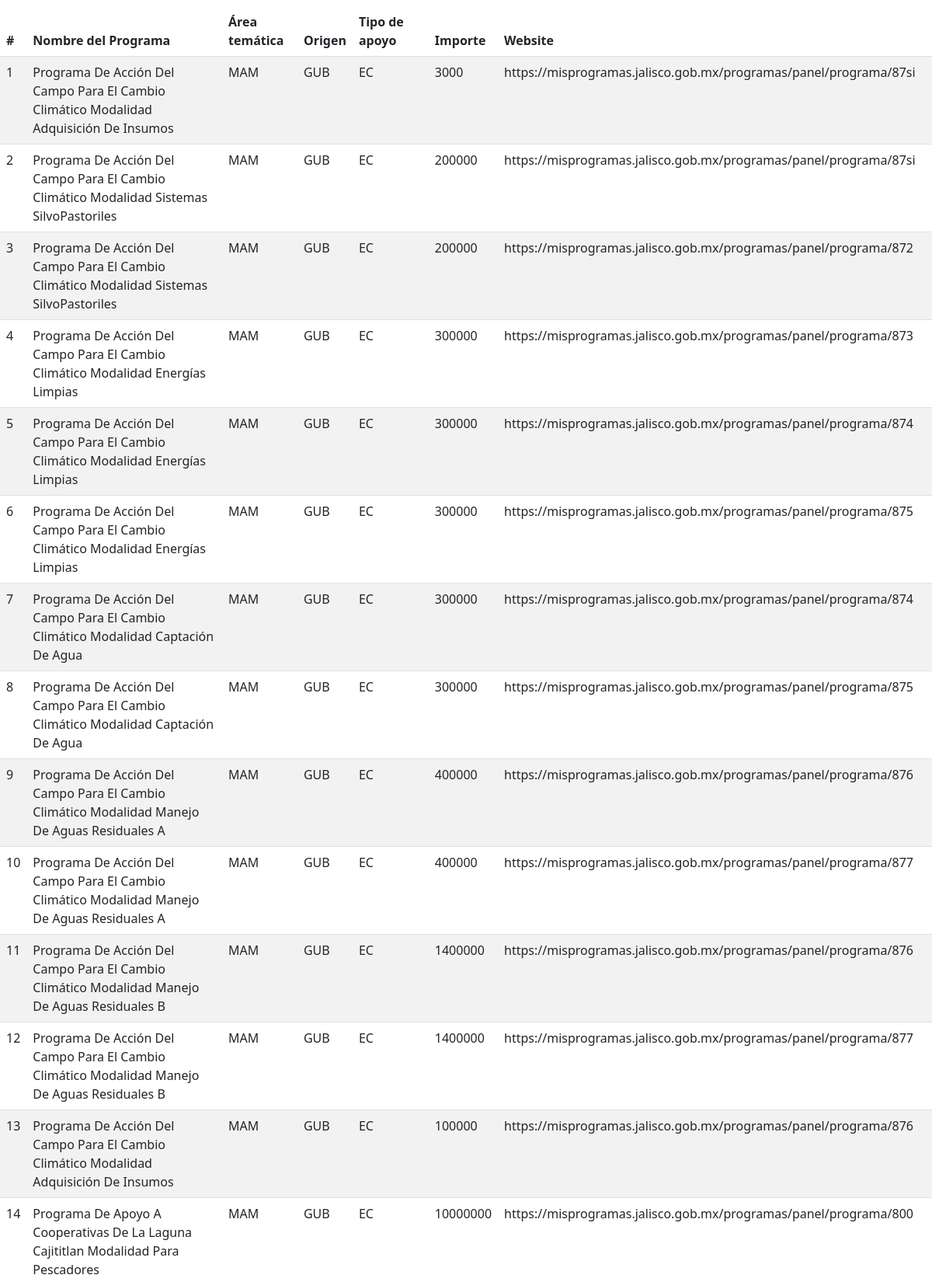
The page / (upper part) on the database its author committed.
### SistemaFuentesFinanciamiento/models.py (models this page shows)
class Fuente(models.Model):
    programa_ID = models.AutoField(primary_key=True)
    nombre_Programa = models.CharField(max_length=1000)
    class Areas(models.TextChoices):
        CYT = "CYT", _("Ciencia y tecnología")
        CUL = "CUL", _("Cultura")
        ECO = "ECO", _("Economía")
        EDU = "EDU", _("Educación")
        MAM = "MAM", _("Medio ambiente")
        MOV = "MOV", _("Movilidad")
        SAL = "SAL", _("Salud")
        SEG = "SEG", _("Seguridad pública")
        TUR = "TUR", _("Turismo")
        VIV = "VIV", _("Vivienda")
        OTR = "OTR", _("Otro")
    area_Tematica = models.CharField(
        max_length=3,
        choices=Areas.choices
    )
    nombre_Institucion = models.CharField(max_length=1000)
    descripcion_Fondo = models.CharField(max_length=1000)
    class Origen(models.TextChoices):
        INT = "INT", _("Internacional")
        GUB = "GUB", _("Gubernamental")
        PRI = "PRI", _("Privado")
        OTR = "OTR", _("Otro")
    origen = models.CharField(
        max_length=3,
        choices=Origen.choices
    )
    class Grupo_Atn(models.TextChoices):
        AYD = "AYD", _("Artistas y diseñadores")
        EST = "EST", _("Estudiantes")
        PED = "PED", _("Personal docente")
        INV = "INV", _("Investigadores, inventores y científicos")
        PG = "PG", _("Población general")
        PYC = "PYC", _("Productores y campesinos")
        PM = "PM", _("Personas mayores")
        MUJ = "MUJ", _("Mujeres")
        JOV = "JOV", _("Jóvenes")
        PCD = "PCD", _("Personas con discapacidad")
        POB = "POB", _("Personas en situación de pobreza")
        IND = "IND", _("Indígenas")
        DEP = "DEP", _("Deportistas")
        OTR = "OTR", _("Otro")
    grupo_De_Atencion = models.CharField(
        max_length=3,
        choices=Grupo_Atn.choices
    )
    class Tipo_Pob(models.TextChoices):
        AUT = "AUT", _("Autoridades")
        EMP = "EMP", _("Empresas o emprendedores")
        ONG = "ONG", _("Organizaciones no gubernamentales")
        PF = "PF", _("Personas físicas")
        PM = "PM", _("Personas morales")
        ND = "ND", _("No disponible")
        OTR = "OTR", _("Otro")
    tipo_De_Poblacion= models.CharField(
        max_length=3,
        choices=Tipo_Pob.choices
    )
    requerimientos = models.CharField(max_length=1000)
    class Apoyos(models.TextChoices):
        AT = "AT", _("Asistencia técnica")
        CP = "CP", _("Capacitación")
        CR = "CR", _("Crédito")
        EC = "EC", _("Económico")
        EN = "EN", _("En especie")
        ND = "ND", _("No disponible")
        OTR = "OTR", _("Otro")
    tipo_Apoyo = models.CharField(
        max_length=3,
        choices=Apoyos.choices
    )
    descripcion_Apoyo = models.CharField(max_length=1000)
    importe = models.IntegerField(null = True)
    maximo = models.BooleanField(null = True)
    moneda = models.CharField(max_length=3)
    class Periodos(models.TextChoices):
        DI = "DI", _("Diaria")
        SE = "SE", _("Semanal")
        QU = "QU", _("Quincenal")
        ME = "ME", _("Mensual")
        BI = "BI", _("Bimestral")
        TR = "TR", _("Trimestral")
        SM = "SM", _("Semestral")
        AN = "AN", _("Anual")
        PU = "PU", _("Pago único")
        OTR = "OTR", _("Otro")
    periodicidad = models.CharField(
        max_length=3,
        choices=Periodos.choices
    )
    convocatoria_Inicio = UnixDateTimeField(null = True)
    convocatoria_Cierre = UnixDateTimeField(null = True)
    activo = models.BooleanField(null = True)
    contacto = models.CharField(max_length=1000, default="Contacto",null = True)
    website = models.URLField(null = True)
    email = models.EmailField(null = True)
    telefono = models.CharField(max_length=1000,null = True)

### SistemaFuentesFinanciamiento/views.py (the view)
# urls.py: 2. Add a URL to urlpatterns:  path('', views.home, name='home')
def home(request):
    fuentes = Fuente.objects.all()
    return render(request, "salida.html", {"fuentes": fuentes})

### SistemaFuentesFinanciamiento/templates/salida.html (shortened to what this page needs)
<!DOCTYPE html>
<html lang="en">
    <head>
        <link href="https://cdn.jsdelivr.net/npm/bootstrap@5.3.0/dist/css/bootstrap.min.css" rel="stylesheet">
    </head>
    <body>
        <div class="table-responsive py-2">
            <table class="table table-striped">
                <thead>
                    <tr>
                        <th>#</th>
                        <th>Nombre del Programa</th>
                        <th>Área temática</th>
                        <th>Origen</th>
                        <th>Tipo de apoyo</th>
                        <th>Importe</th>
                        <th>Website</th>
                    </tr>
                </thead>
                <tbody>
                    {% for f in fuentes %}
                    <tr>
                        <td>{{forloop.counter}}</td>
                        <td>{{f.nombre_Programa}}</td>
                        <td>{{f.area_Tematica}}</td>
                        <td>{{f.origen}}</td>
                        <td>{{f.tipo_Apoyo}}</td>
                        <td>{{f.importe}}</td>
                        <td>{{f.website}}</td>
                    </tr>
                    {% endfor %}
                </tbody>
            </table>
        </div>
    </body>
</html>

### rows shown on the page
Fuente: nombre_Programa "Programa De Acción Del Campo Para El Cambio Climático Modalidad Adquisición De Insumos", area_Tematica "MAM", origen "GUB", tipo_Apoyo "EC", importe "3000", website "https://misprogramas.jalisco.gob.mx/programas/panel/programa/87si"
Fuente: nombre_Programa "Programa De Acción Del Campo Para El Cambio Climático Modalidad Sistemas SilvoPastoriles", area_Tematica "MAM", origen "GUB", tipo_Apoyo "EC", importe "200000", website "https://misprogramas.jalisco.gob.mx/programas/panel/programa/87si"
Fuente: nombre_Programa "Programa De Acción Del Campo Para El Cambio Climático Modalidad Sistemas SilvoPastoriles", area_Tematica "MAM", origen "GUB", tipo_Apoyo "EC", importe "200000", website "https://misprogramas.jalisco.gob.mx/programas/panel/programa/872"
Fuente: nombre_Programa "Programa De Acción Del Campo Para El Cambio Climático Modalidad Energías Limpias", area_Tematica "MAM", origen "GUB", tipo_Apoyo "EC", importe "300000", website "https://misprogramas.jalisco.gob.mx/programas/panel/programa/873"
Fuente: nombre_Programa "Programa De Acción Del Campo Para El Cambio Climático Modalidad Energías Limpias", area_Tematica "MAM", origen "GUB", tipo_Apoyo "EC", importe "300000", website "https://misprogramas.jalisco.gob.mx/programas/panel/programa/874"
Fuente: nombre_Programa "Programa De Acción Del Campo Para El Cambio Climático Modalidad Energías Limpias", area_Tematica "MAM", origen "GUB", tipo_Apoyo "EC", importe "300000", website "https://misprogramas.jalisco.gob.mx/programas/panel/programa/875"
Fuente: nombre_Programa "Programa De Acción Del Campo Para El Cambio Climático Modalidad Captación De Agua", area_Tematica "MAM", origen "GUB", tipo_Apoyo "EC", importe "300000", website "https://misprogramas.jalisco.gob.mx/programas/panel/programa/874"
Fuente: nombre_Programa "Programa De Acción Del Campo Para El Cambio Climático Modalidad Captación De Agua", area_Tematica "MAM", origen "GUB", tipo_Apoyo "EC", importe "300000", website "https://misprogramas.jalisco.gob.mx/programas/panel/programa/875"
Fuente: nombre_Programa "Programa De Acción Del Campo Para El Cambio Climático Modalidad Manejo De Aguas Residuales A", area_Tematica "MAM", origen "GUB", tipo_Apoyo "EC", importe "400000", website "https://misprogramas.jalisco.gob.mx/programas/panel/programa/876"
Fuente: nombre_Programa "Programa De Acción Del Campo Para El Cambio Climático Modalidad Manejo De Aguas Residuales A", area_Tematica "MAM", origen "GUB", tipo_Apoyo "EC", importe "400000", website "https://misprogramas.jalisco.gob.mx/programas/panel/programa/877"
Fuente: nombre_Programa "Programa De Acción Del Campo Para El Cambio Climático Modalidad Manejo De Aguas Residuales B", area_Tematica "MAM", origen "GUB", tipo_Apoyo "EC", importe "1400000", website "https://misprogramas.jalisco.gob.mx/programas/panel/programa/876"
Fuente: nombre_Programa "Programa De Acción Del Campo Para El Cambio Climático Modalidad Manejo De Aguas Residuales B", area_Tematica "MAM", origen "GUB", tipo_Apoyo "EC", importe "1400000", website "https://misprogramas.jalisco.gob.mx/programas/panel/programa/877"
Fuente: nombre_Programa "Programa De Acción Del Campo Para El Cambio Climático Modalidad Adquisición De Insumos", area_Tematica "MAM", origen "GUB", tipo_Apoyo "EC", importe "100000", website "https://misprogramas.jalisco.gob.mx/programas/panel/programa/876"
Fuente: nombre_Programa "Programa De Apoyo A Cooperativas De La Laguna Cajititlan Modalidad Para Pescadores", area_Tematica "MAM", origen "GUB", tipo_Apoyo "EC", importe "10000000", website "https://misprogramas.jalisco.gob.mx/programas/panel/programa/800"
